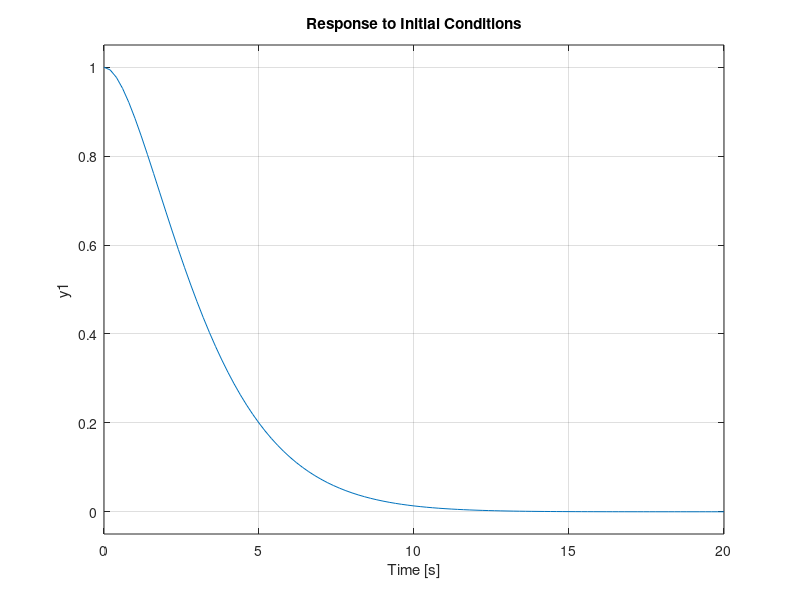
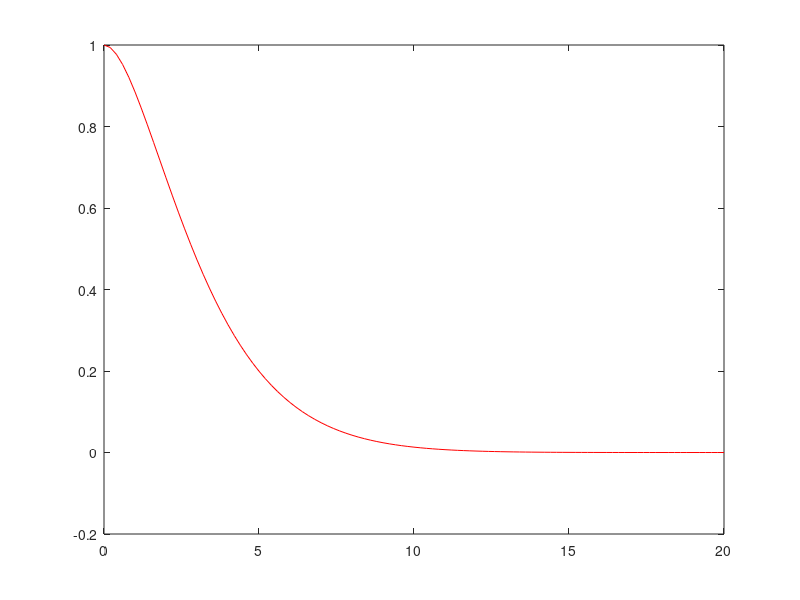

These charts were generated, in order, by the following MATLAB code: (Note: this script raises an error after producing the figures.)
%% Questa è una sessione
%Questo è un commento
% puoi eseguire la sessione corrente con ctl+invio
%% Pulire

% cancella tutte le variabili in memoria
clear
% pulire CMD
clc
% close ALL  closes all figure windows whose handles are not hidden.
close all

%% 1-Creare il sistema massa-molla lineare descritto in variabili di stato
% ";" a fine riga serve per non visualizzare le variabili a cmd 
M = 1.0;
k = 0.33;
h = 1.1;


% ";"       ==> separatore di riga
% ","||" "  ==> separatore di colonna

A = [0 1; -k/M -h/M];
B = [0; 1/M];
C = [1 0];
D = 0;
% Creo il sistema con ss
sys = ss(A,B,C,D);

%% 2+4-Movimento libero del sistema massa-molla lineare.
% condizione iniziale
x0 = [1; 0];

%Plotto il movimento d'usita nella figura 
%NB in questo caso particolare di sistema massa molla lineare (per come
%abbiamo definito la matrice C e D) si plotta il movimento libero della x1
%ovvero la posizione
figure()
initial(sys,x0)

%% 2.1+4-Salvo poi plotto (movimento libero)

%MOVIMENTO LIBERO
%Y  matrice movimento d'uscita(in questo caso è un semplice vettore in
%   quanto le matrice C e D hanno una sola riga)
%X  matrice del movimento di stato (in qesto caso e una vera matrice 
%   fatta da 2 colonne ed n rigne 
%T  vettore dei tempi

[Y,T,X] = initial(sys,x0);

% plotto il movimento dl'uscita
figure()
plot(T,Y,'r')
title('Movimento di uscita','libero')
legend('posizione')
grid on


% plotto il movimento di stato
% Matrice(:,j) seleziona tutte le righe della colonna j
figure()
plot(T,X(:,1)) 
hold on 
plot(T,X(:,2))
title('Movimento di stato','libero')
legend('Posizione','Velocità')
grid on

%% 2.2+4: specificare l'istante di tempo finale (tf)

tf = 50;
[Y,T,X] = initial(sys,x0,tf);
figure()
plot(T,Y,'.')
title('Movimento d''uscita','libero')
legend('Posizione')
grid on 
figure()
plot(T,X(:,1),'r') 
hold on 
plot(T,X(:,2),'g')
title('Movimento di stato','libero')
legend('Posizione','Velocità')
grid on


%% 2.3+4-specificare tutto il vettore tempo 

% vettore tempo equispaziato fra 0 e 40 sec  di 1000 elementi.
t = linspace(0,40,1000);
[Y,T,X] = initial(sys,x0,t);

figure()
plot(T,Y,'.')
title('Movimento d''uscita','libero')
legend('Posizione')
grid on 

figure()
plot(T,X(:,1),'r') 

hold on 

plot(T,X(:,2),'g')
title('Movimento di stato','libero')
legend('Posizione','Velocità')
grid on



%% 3 + 4 - RISPOSTA AD IMPULSO (MOVIMENTO FORZATO)
tf=25;
[Y,T,X] = impulse(sys,tf);

figure()
plot(T,Y,'r')
title('Movimento di uscita','Risposta impulso di ampiezza unitaria')
legend('posizione')
grid on

figure()
plot(T,X(:,1)) 
hold on 
plot(T,X(:,2))
title('Movimento di stato','Risposta impulso di ampiezza unitaria')
legend('Posizione','Velocità')
grid on

%% 5-VARIARE SMORZAMENTO DEL SISTEMA

H = 0:0.25:2;

figure()
for i = 1:length(H)
    h = H(i);       
    A = [0 1; -k/M -h/M];
    sys = ss(A,B,C,D);
    [Y,T,X] = initial(sys,x0,t);
    plot(T,Y)           
    grid on
    hold on 
    %E vettore colonna che contiene gli autovalori di a
    E=eig(A)
end
legend('h=0','h=0.25','h=0.5','h=0.75','h=1','h=1.25','h=1.5','h=1.75','h=2')
title('Movimento libero (uscita)','Diversi coifficienti di smorsamento del pistone' )

figure()
for i = 1:length(H)
    h = H(i); 
    A = [0 1; -k/M -h/M];
    sys = ss(A,B,C,D);
    [Y,T,X] = impulse(sys,t);
    plot(T,Y)     
    grid on 
    hold on 
end
legend('h=0','h=0.25','h=0.5','h=0.75','h=1','h=1.25','h=1.5','h=1.75','h=2')
title('Risposta impulsiva(uscita)','Diversi coifficienti di smorsamento del pistone' )

%% 6-RISPOSTA ALLO SCALINO
h=1.1;
A = [0 1; -k/M -h/M];
sys = ss(A,B,C,D);

t = 0:0.02:20; 
[Y,T,X] = step(sys,t);

figure(1)

subplot(2,1,1)
plot(T,X)
title('Risposta a scalino dello stato') 
legend('Posizione','Velocita')
grid on

subplot(2,1,2)
plot(T,Y)
title('Risposta a scalino dell''uscita') 
grid on


%% 7-TRENO DI IMPULSI
%NB utilizziamo la sovrapposizione degli effetti
deltaImpulsi=1;
ampiezzaImpulsi=2;
numeroImpulsi=40;

%vettore dei tempi che va da 0 a 1 (di 20 elementi)
t = linspace(0,deltaImpulsi,20);

%stato iniziale; prima dell'esperimento è nella posizione di riposo con
%velocità zero
x = [0 0];
Y = [];
X = [];
T = [];
for i = 1:numeroImpulsi
    %movimento libero
    [yl,tl,xl] = initial(sys,x,t);
    %movimento dovuto all'impulso di ampiezza indicata prima
    [yf,tf,xf] = impulse(sys*ampiezzaImpulsi,t);
    %movimento d'uscita che è la sovrapposizione tra il movimento libero 
    %d'uscita e il movimento dovuto all'impulso dato
    Y = [Y; yl+yf];
    %movimento dello stato che è la sovrapposizione tra il movimento libero 
    %di stato e il movimento dovuto all'impulso dato
    X = [X; xl+xf];
    %aggiorno il vettore dei tempi che è dato dal vettore dei tempi e 
    T = [T t+deltaImpulsi*(i-1)];
    % lo stato iniziale del prossimo impulso è lo stato finale in cui si
    % trova il sistame dopo l'applicazione di questo impulso
    x = xf(end,:) + xl(end,:);
end

figure(1)
subplot(2,1,1)
plot(T,Y), grid on
title('Risposta dell''uscita al treno degli impulsi')
subplot(2,1,2)
plot(T,X), grid on
title('Risposta degli stati al treno degli impulsi')
legend('posizione','velocita')
